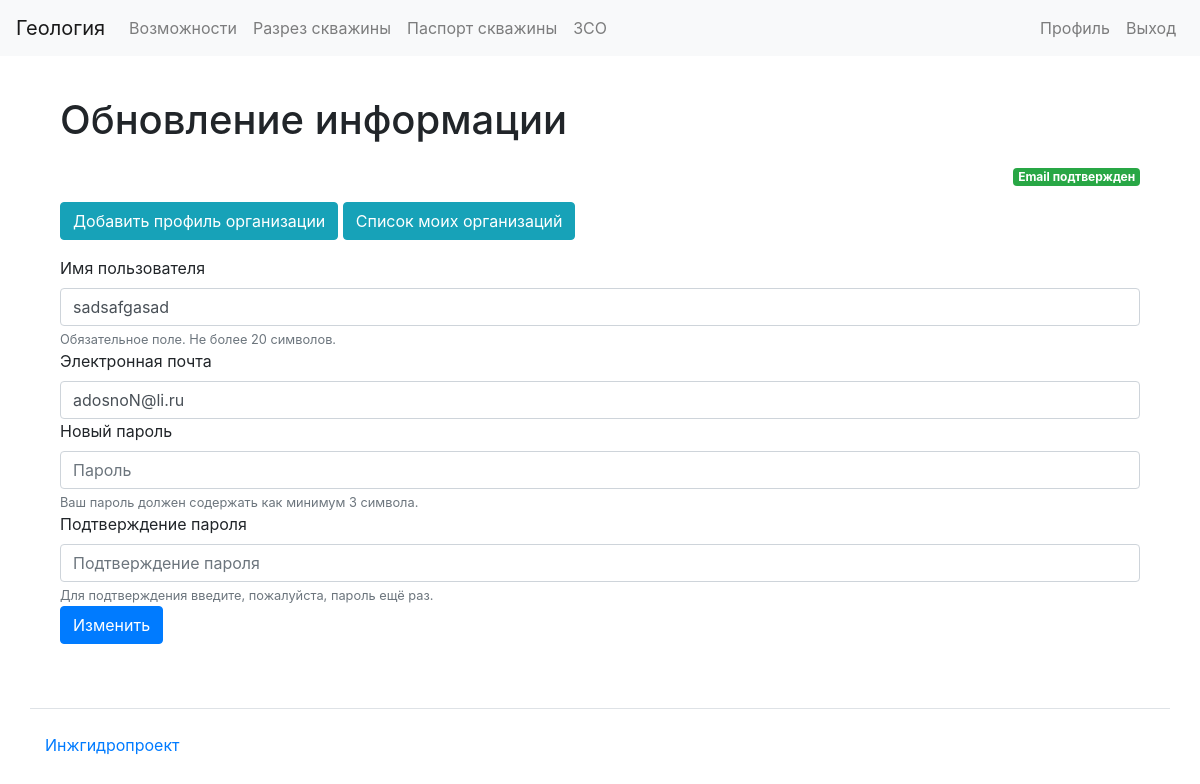
The app's page /users/26/update/ (signed in), older data.
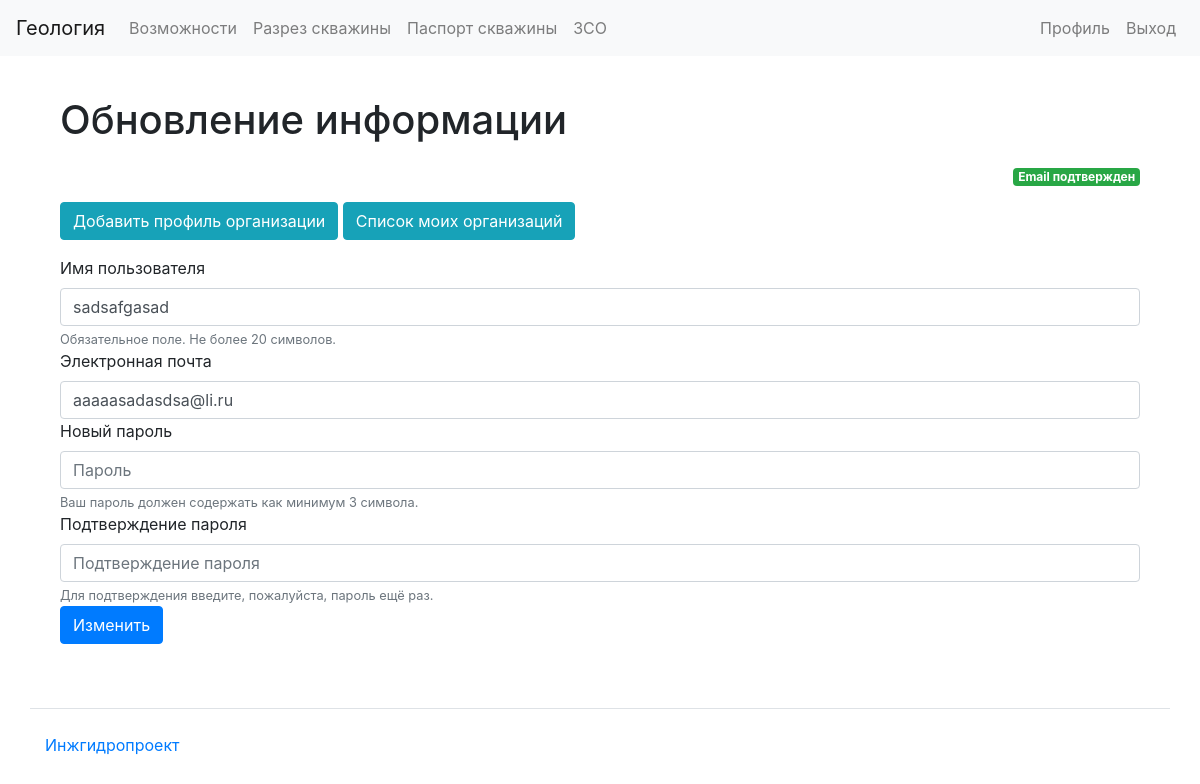
The same page, newer data.
### apps/users/models.py (models this page shows, shortened)
class CustomUser(AbstractBaseUser, PermissionsMixin):
    username = models.CharField(max_length=20, null=True, unique=True)
    email = models.EmailField(max_length=100, unique=True)
    password = models.CharField(max_length=100)
    date_joined = models.DateTimeField(default=timezone.now)
    confirmed = models.BooleanField(default=False)
    confirmation_code = models.CharField(max_length=20, blank=True, null=True)
    confirmation_code_dt = models.DateTimeField(blank=True, null=True)
    USERNAME_FIELD = "username"
    REQUIRED_FIELDS = ["email", "password"]
    objects = CustomUserManager()

### apps/users/views.py (the view, shortened to what this page needs)
# urls.py: path("<int:pk>/update/", views.UserUpdateView.as_view(), name="user_update"),
@method_decorator(login_required, name="dispatch")
class UserUpdateView(UpdateView):
    def get(self, request, *args, **kwargs):
        current_user = request.user
        user_id = kwargs.get("pk")
        context = {}
        if current_user.id == user_id:
            user = CustomUser.objects.get(id=user_id)
            form = UpdateUserForm(instance=user)
            context["update_form"] = form
            context["pk"] = user_id
            return render(request, "users/update.html", context)
        else:
            messages.error(
                request, _("У вас нет прав для изменения другого пользователя.")
            )
            return redirect("home")

### templates/users/update.html (shortened to what this page needs)
{% extends 'base.html' %}
{% load bootstrap4 %}
{% load i18n %}
{% block content %}
  <div class="container wrapper flex-grow-1">
    <h1 class="my-4">{% translate 'Обновление информации' %}</h1>
      <div class="text-right mb-3">
        {% if request.user.confirmed %}
            <span class="badge badge-success">{% translate 'Email подтвержден' %}</span>
        {% else %}
            <span class="badge badge-danger">{% translate 'Email не подтвержден' %}</span>
            <br>
            <p style="font-size: smaller;">
            <a href="{% url 'send_email_confirmation' request.user.id %}" class="btn btn-link btn-sm">{% translate 'Отправить повторно' %}</a>
            </p>
        {% endif %}
      </div>
      <div class="form-group">
        <a href="{% url 'organization_create' %}" class="btn btn-info" role="button">{% translate "Добавить профиль организации"%}</a>
        <a href="{% url 'organizations_mine' %}" class="btn btn-info" role="button">{% translate "Список моих организаций"%}</a>
      </div>
    <form method="post">
      {% for field in update_form %}
          {{field.label_tag}}
          {{field}}
          {% if field.help_text %}
          <small class="form-text text-muted">{{field.help_text}}</small>
          {% endif %}
      {% endfor %}
      <div class="form-group">
        <input class="btn btn-primary" type="submit" value="Изменить" />
      </div>
    </form>
  </div>
{% endblock %}

Row changes from the older to the newer data that the page shows:
changed CustomUser "sadsafgasad": email "adosnoN@li.ru" → "aaaaasadasdsa@li.ru"
